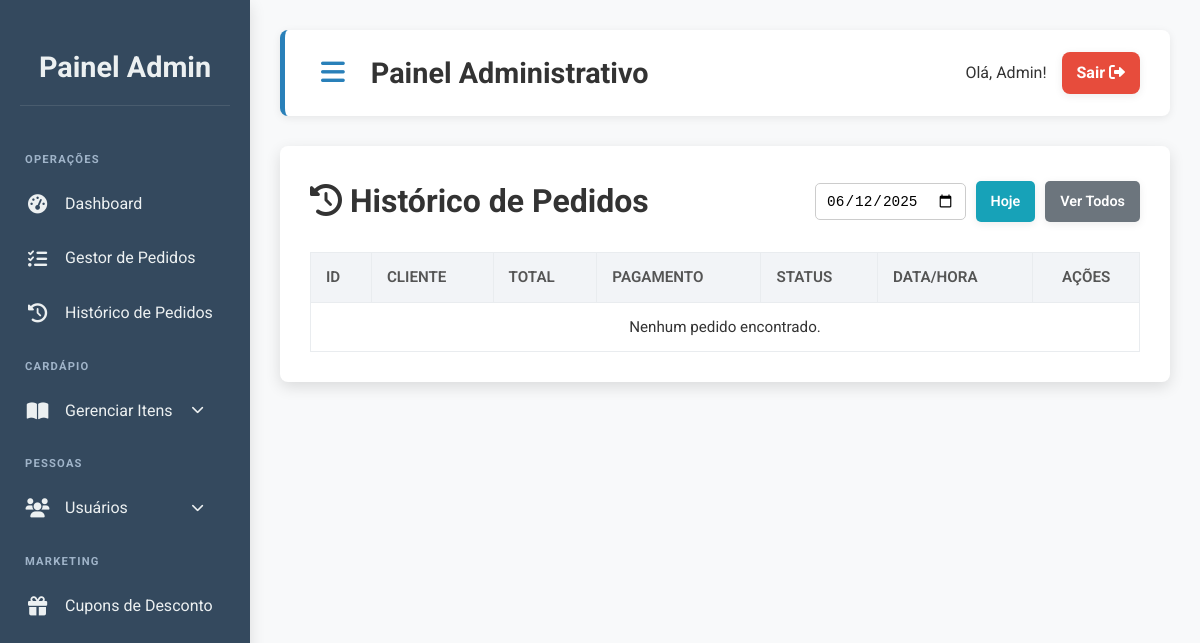
/admin/pedidos/pedidos.php (signed in), run on an earlier commit of the app's database.
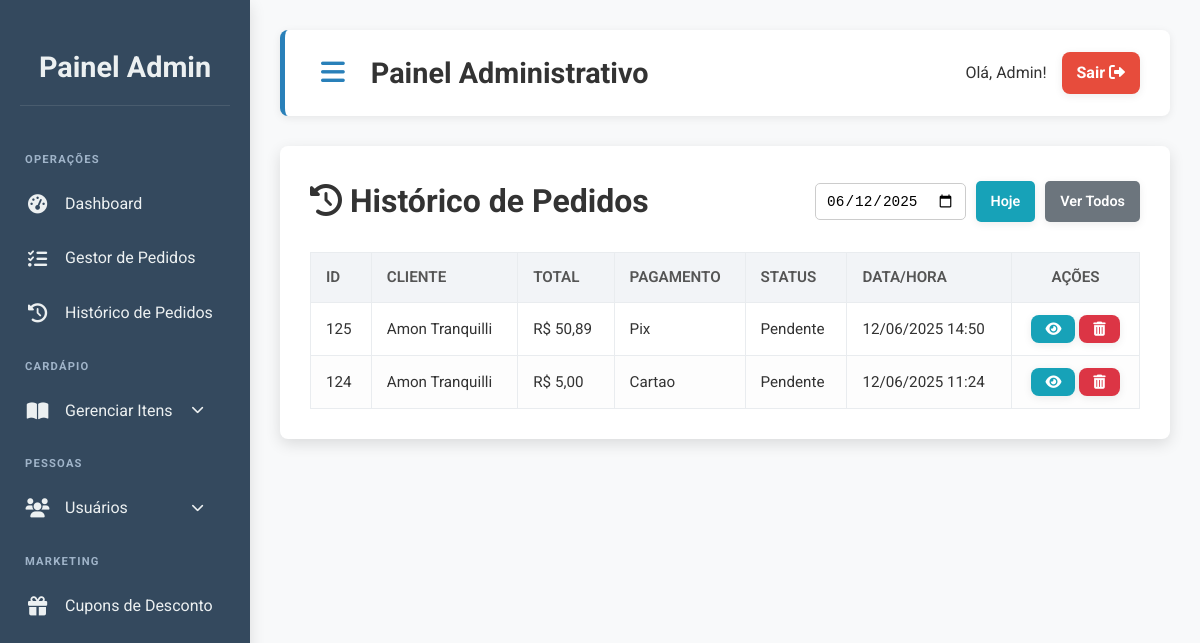
And on a later commit of the database.
### tables this page shows
CREATE TABLE `pedidos` (
  `id` int(11) NOT NULL,
  `id_cliente` int(11) DEFAULT NULL,
  `nome_cliente` varchar(255) NOT NULL,
  `telefone_cliente` varchar(20) NOT NULL,
  `endereco_entrega` varchar(255) NOT NULL,
  `numero_entrega` varchar(50) DEFAULT NULL,
  `bairro_entrega` varchar(100) NOT NULL,
  `complemento_entrega` text DEFAULT NULL,
  `referencia_entrega` varchar(255) DEFAULT NULL,
  `data_pedido` datetime DEFAULT current_timestamp(),
  `total_pedido` decimal(10,2) NOT NULL,
  `forma_pagamento` varchar(50) NOT NULL,
  `troco_para` decimal(10,2) DEFAULT NULL,
  `troco` decimal(10,2) DEFAULT NULL,
  `observacoes_pedido` text DEFAULT NULL,
  `status` enum('pendente','preparando','em_entrega','finalizado','cancelado') NOT NULL DEFAULT 'pendente',
  `id_entregador` int(11) DEFAULT NULL,
  `arquivado` tinyint(1) NOT NULL DEFAULT 0
);

### admin/pedidos/pedidos.php (the view, shortened to what this page needs)
<?php
require_once '../../includes/conexao.php';
$data_hoje = date('Y-m-d');
$data_filtro = isset($_GET['data_filtro']) ? $_GET['data_filtro'] : $data_hoje;
$sql_where = "";
$params = [];
$types = "";
if (!empty($data_filtro)) {
    if (preg_match("/^[0-9]{4}-(0[1-9]|1[0-2])-(0[1-9]|[1-2][0-9]|3[0-1])$/", $data_filtro)) {
        $sql_where = " WHERE DATE(data_pedido) = ?";
        $params[] = $data_filtro;
        $types .= "s";
    } else {
        $data_filtro = '';
    }
}
$page_title = 'Histórico de Pedidos';
?>
<div class="header-controls">
    <h1><i class="fas fa-history"></i> <?= htmlspecialchars($page_title) ?></h1>
    <form action="pedidos.php" method="GET" class="filter-form">
        <div class="date-filter-group">
            <input type="date" id="data_filtro" name="data_filtro" value="<?= htmlspecialchars($data_filtro); ?>" onchange="this.form.submit()">
            <a href="pedidos.php?data_filtro=<?= $data_hoje; ?>" class="btn btn-info">Hoje</a>
            <a href="pedidos.php" class="btn btn-secondary">Ver Todos</a>
        </div>
    </form>
</div>
<div class="table-container">
    <table class="data-table">
        <thead>
            <tr>
                <th>ID</th> <th>Cliente</th> <th>Total</th> <th>Pagamento</th> <th>Status</th> <th>Data/Hora</th> <th class="text-center">Ações</th>
            </tr>
        </thead>
        <tbody>
            <?php
            $sql = "SELECT id, nome_cliente, total_pedido, forma_pagamento, status, data_pedido FROM pedidos" . $sql_where . " ORDER BY data_pedido DESC";
            $stmt = $conn->prepare($sql);
            if (!empty($params)) {
                $stmt->bind_param($types, ...$params);
            }
            $stmt->execute();
            $result = $stmt->get_result();
            if ($result && $result->num_rows > 0) {
                while ($pedido = $result->fetch_assoc()) { ?>
                    <tr>
                        <td><?= htmlspecialchars($pedido['id']); ?></td>
                        <td><?= htmlspecialchars($pedido['nome_cliente']); ?></td>
                        <td>R$ <?= number_format($pedido['total_pedido'], 2, ',', '.'); ?></td>
                        <td><?= htmlspecialchars(ucfirst($pedido['forma_pagamento'])); ?></td>
                        <td><span class="status-badge status-<?= htmlspecialchars(strtolower($pedido['status'])); ?>"><?= htmlspecialchars(ucfirst($pedido['status'])); ?></span></td>
                        <td><?= date('d/m/Y H:i', strtotime($pedido['data_pedido'])); ?></td>
                        <td class="text-center">
                            <a href="detalhes_pedido.php?id=<?= $pedido['id']; ?>" class="btn btn-info btn-sm" title="Ver Detalhes"><i class="fas fa-eye"></i></a>
                            <button type="button" class="btn btn-danger btn-sm btn-delete" data-pedido-id="<?= $pedido['id']; ?>" title="Apagar Pedido">
                                <i class="fas fa-trash-alt"></i>
                            </button>
                        </td>
                    </tr>
                <?php }
            } else {
                echo '<tr><td colspan="7" class="text-center">Nenhum pedido encontrado.</td></tr>';
            }
            ?>
        </tbody>
    </table>
</div>
<?php
include '../template_admin.php';
?>

What changed in the data, as far as the page shows it:
added pedidos: id "125", nome_cliente "Amon Tranquilli", total_pedido "50,89", forma_pagamento "Pix", status "Pendente", data_pedido "12/06/2025 14:50"
added pedidos: id "124", nome_cliente "Amon Tranquilli", total_pedido "5,00", forma_pagamento "Cartao", status "Pendente", data_pedido "12/06/2025 11:24"
Also different on the page:
text no longer shown: "Nenhum pedido encontrado."
